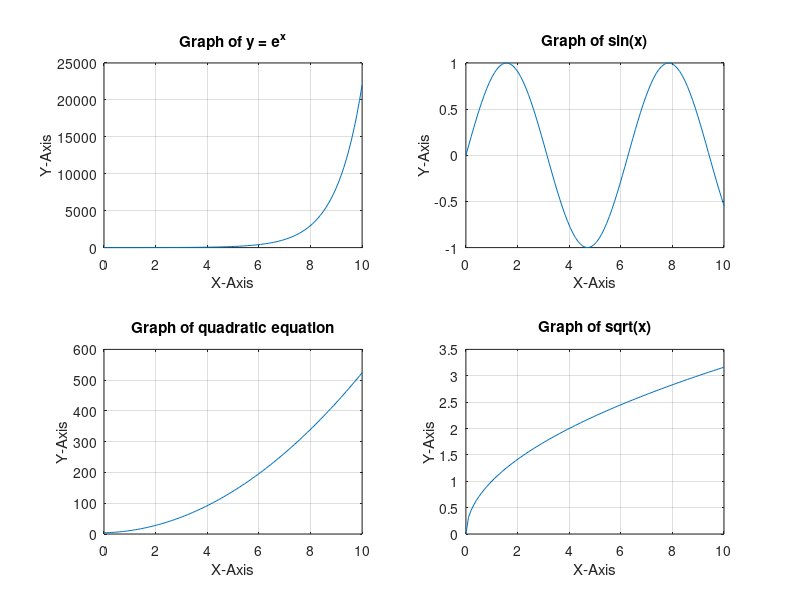

MATLAB code for this plot:
% Create plots of functions from x = 0 to 10
%Parts a,b,c, and d in one plot 
x = linspace(0,10,100); a = 5; b = 2; c = 4; %Define Constants

subplot(2,2,1)      % add subplot function, 4 subplots
y_1 = exp(x);       % solve for y values
plot(x,y_1)         %plot first graph
grid on           % turn grid on 
title('Graph of y = e^x')       %add title
xlabel('X-Axis')            %add x axis label
ylabel('Y-Axis')               %add y axis label


subplot(2,2,2)       %repeat above section of code for parts b,c, and d, for each of the different functions
y_2 = sin(x);
plot(x,y_2)
grid on
title('Graph of sin(x)')
xlabel('X-Axis')
ylabel('Y-Axis')


subplot(2,2,3)
y_3 = a*x.^2 + b*x + c;
plot(x,y_3);
grid on
title('Graph of quadratic equation')
xlabel('X-Axis')
ylabel('Y-Axis')


subplot(2,2,4)
y_4 = sqrt(x);
plot(x,y_4);
grid on
title('Graph of sqrt(x)')
xlabel('X-Axis')
ylabel('Y-Axis')

